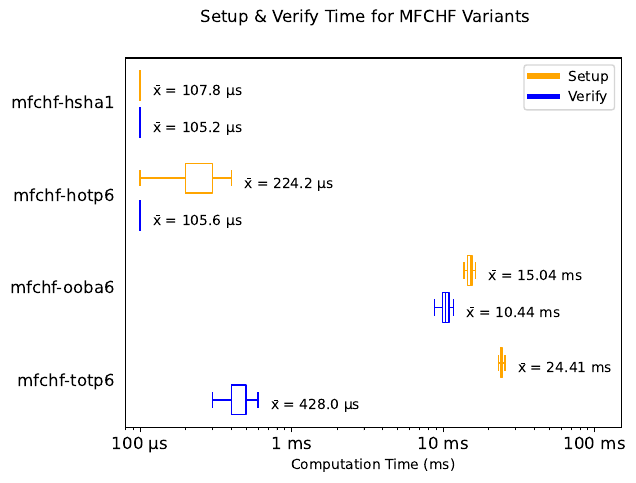

Write the Python code that produced this figure.
import numpy as np
import matplotlib.pyplot as plt
from matplotlib.lines import Line2D
from matplotlib.ticker import ScalarFormatter

file = open('benchmark.txt', 'r')
lines = file.readlines()

factors = ["mfchf-hsha1", "mfchf-hotp6", "mfchf-ooba6", "mfchf-totp6"]
labels = ["mfchf-hsha1", "mfchf-hotp6", "mfchf-ooba6", "mfchf-totp6"]
N = len(factors)
setup = [ [] for i in range(N) ]
verify = [ [] for i in range(N) ]

for line in lines:
    words = line.split(" ")
    if (words[0] == "mfchf"):
        if (words[3] == "factor"):
            index = factors.index(words[4])
            if (words[2] == "setup"):
                if (float(words[5])): setup[index].append(float(words[5]))
            elif (words[2] == "verify"):
                if (float(words[5])): verify[index].append(float(words[5]))

fig, axes = plt.subplots(nrows=N, sharex=True)
fig.subplots_adjust(hspace=0)

for i in range(N):
    box = axes[i].boxplot([setup[i], verify[i]], showfliers=False, widths = 0.8, vert=False)
    box['boxes'][0].set_color('orange')
    box['medians'][0].set_color('orange')
    box['caps'][0].set_color('orange')
    box['caps'][1].set_color('orange')
    box['whiskers'][0].set_color('orange')
    box['whiskers'][1].set_color('orange')
    box['boxes'][1].set_color('blue')
    box['medians'][1].set_color('blue')
    box['caps'][2].set_color('blue')
    box['caps'][3].set_color('blue')
    box['whiskers'][2].set_color('blue')
    box['whiskers'][3].set_color('blue')
    axes[i].set_ylabel(labels[i], rotation=0, ha='right', va='center', fontsize=12)
    axes[i].set(yticks=[])
    axes[i].set(ylim=(0.25,2.75))
    axes[i].invert_yaxis()

    smean = np.mean(setup[i]);
    if (smean < 1): smean = str(round(smean*1000, 1)) + ' µs';
    else: smean = str(round(smean, 2)) + ' ms';

    dmean = np.mean(verify[i]);
    if (dmean < 1): dmean = str(round(dmean*1000, 1)) + ' µs';
    else: dmean = str(round(dmean, 2)) + ' ms';

    offset = 0.15
    if (i < 5):
        x, y = box['caps'][1].get_xydata()[1]
        axes[i].annotate('   x̄ = ' + smean, xy=(x, y+offset), ha='left', va='bottom', fontsize=10)
        x, y = box['caps'][3].get_xydata()[1]
        axes[i].annotate('   x̄ = ' + dmean, xy=(x, y+offset), ha='left', va='bottom', fontsize=10)
    else:
        x, y = box['caps'][0].get_xydata()[1]
        axes[i].annotate('x̄ = ' + smean + '   ', xy=(x, y+offset), ha='right', va='bottom', fontsize=10)
        x, y = box['caps'][2].get_xydata()[1]
        axes[i].annotate('x̄ = ' + dmean + '   ', xy=(x, y+offset), ha='right', va='bottom', fontsize=10)

    if (i != 0):
        axes[i].spines['top'].set_visible(False)
    if (i != N-1):
        axes[i].get_xaxis().set_visible(False)
        axes[i].spines['bottom'].set_visible(False)

plt.xscale('log')
lines = [Line2D([0], [0], color='orange', lw=4), Line2D([0], [0], color='blue', lw=4)]
axes[0].legend(lines, ['Setup', 'Verify'], loc='upper right')
axes[0].set_zorder(100)

plt.xlim(0.08,150)

ticks = ['', '10 µs', '100 µs', '1 ms', '10 ms', '100 ms']
plt.gca().set_xticklabels(ticks, fontsize=12)
plt.xlabel('Computation Time (ms)')
fig.suptitle('Setup & Verify Time for MFCHF Variants')
plt.savefig('benchmark.pdf', bbox_inches='tight')
